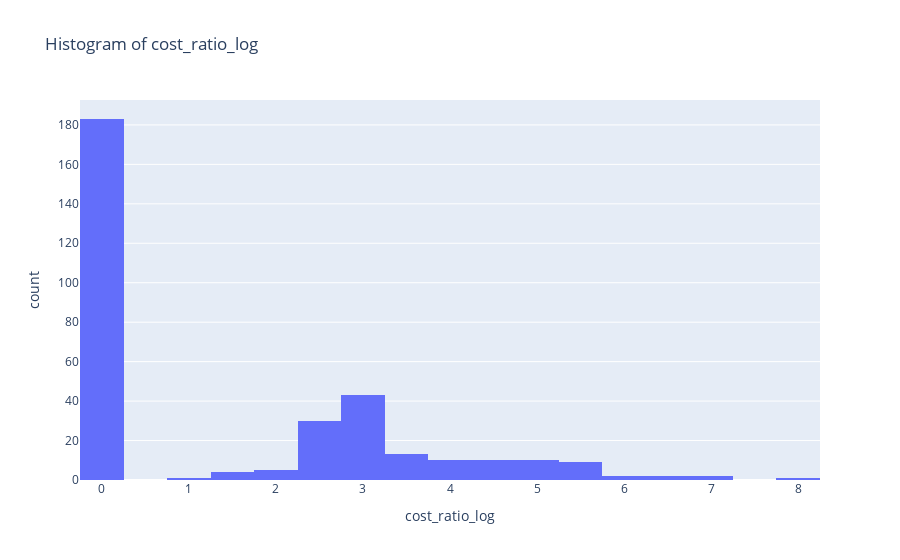

This figure's notebook cell:
### Code cell
univariate('cost_ratio_log')

### Figure 1 — Plotly figure (JSON) as saved in the notebook; plotly's stock layout.template omitted (floating-point values rounded to 4 significant figures; data arrays with more than 128 entries replaced by an {"elided": "..."} marker saying what was removed)
{"data": [{"alignmentgroup": "True", "bingroup": "x", "hovertemplate": "cost_ratio_log=%{x}<br>count=%{y}<extra></extra>", "legendgroup": "", "marker": {"color": "#636efa", "pattern": {"shape": ""}}, "name": "", "nbinsx": 18, "offsetgroup": "", "orientation": "v", "showlegend": false, "type": "histogram", "x": {"elided": "325 float values"}, "xaxis": "x", "yaxis": "y"}], "layout": {"autosize": true, "barmode": "relative", "legend": {"tracegroupgap": 0}, "title": {"text": "Histogram of cost_ratio_log"}, "xaxis": {"anchor": "y", "autorange": true, "domain": [0, 1], "range": [-0.25, 8.25], "title": {"text": "cost_ratio_log"}, "type": "linear"}, "yaxis": {"anchor": "x", "autorange": true, "domain": [0, 1], "range": [0, 192.6], "title": {"text": "count"}}}}
